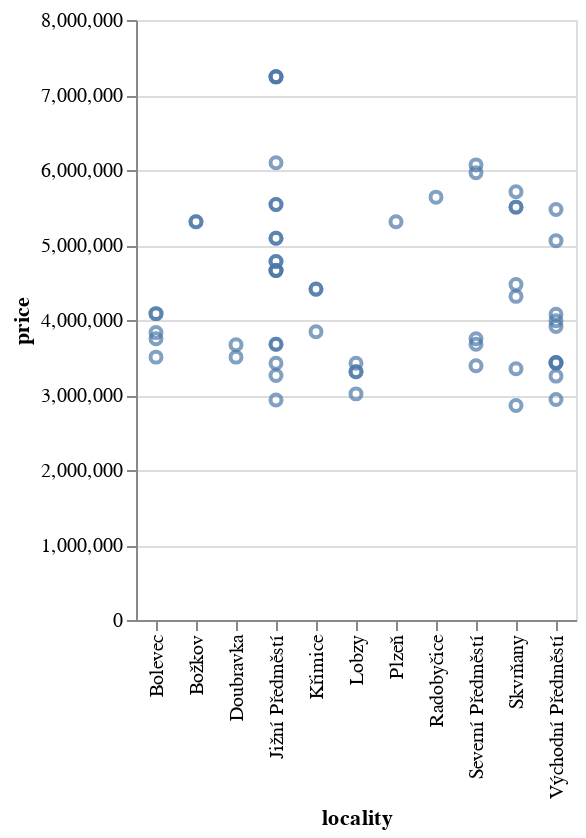

Notebook code cell kept with this figure:
### Code cell
data_3_1_3_kk = data[data["et_type"].isin(["3+1", "3+kk"])]

alt.Chart(data_3_1_3_kk).mark_point().encode(x="locality", y="price")

### Figure 1 — Vega-Lite specification as saved in the notebook (floating-point values rounded to 4 significant figures)
{"config": {"view": {"continuousWidth": 400, "continuousHeight": 300}}, "data": {"name": "data-0d462b68cb28dd3337718d77c3922c3f"}, "mark": "point", "encoding": {"x": {"type": "nominal", "field": "locality"}, "y": {"type": "quantitative", "field": "price"}}, "$schema": "https://vega.github.io/schema/vega-lite/v4.8.1.json", "datasets": {"data-0d462b68cb28dd3337718d77c3922c3f": [{"locality": "Jižní Předměstí", "price": 4661000, "et_type": "3+kk", "size": 67, "company_name": "ERA Estate A. Legal"}, {"locality": "Božkov", "price": 5311000, "et_type": "3+1", "size": 47, "company_name": "Bidli"}, {"locality": "Skvrňany", "price": 5505000, "et_type": "3+kk", "size": 70, "company_name": "Trigema, a.s."}, {"locality": "Jižní Předměstí", "price": 5540000, "et_type": "3+kk", "size": 202, "company_name": null}, {"locality": "Lobzy", "price": 3309000, "et_type": "3+1", "size": 63, "company_name": null}, {"locality": "Jižní Předměstí", "price": 4780000, "et_type": "3+kk", "size": 69, "company_name": null}, {"locality": "Jižní Předměstí", "price": 5090000, "et_type": "3+kk", "size": 132, "company_name": null}, {"locality": "Bolevec", "price": 4085000, "et_type": "3+1", "size": 55, "company_name": null}, {"locality": "Východní Předměstí", "price": 3432000, "et_type": "3+1", "size": 57, "company_name": null}, {"locality": "Jižní Předměstí", "price": 3676000, "et_type": "3+1", "size": 59, "company_name": "MAXIMA REALITY"}, {"locality": "Božkov", "price": 5311000, "et_type": "3+1", "size": 47, "company_name": "Bidli"}, {"locality": "Skvrňany", "price": 5505000, "et_type": "3+kk", "size": 70, "company_name": "Trigema, a.s."}, {"locality": "Jižní Předměstí", "price": 5540000, "et_type": "3+kk", "size": 202, "company_name": null}, {"locality": "Lobzy", "price": 3309000, "et_type": "3+1", "size": 63, "company_name": null}, {"locality": "Jižní Předměstí", "price": 4780000, "et_type": "3+kk", "size": 69, "company_name": null}, {"locality": "Jižní Předměstí", "price": 5090000, "et_type": "3+kk", "size": 132, "company_name": null}, {"locality": "Bolevec", "price": 4085000, "et_type": "3+1", "size": 55, "company_name": null}, {"locality": "Východní Předměstí", "price": 3432000, "et_type": "3+1", "size": 57, "company_name": null}, {"locality": "Jižní Předměstí", "price": 3676000, "et_type": "3+1", "size": 59, "company_name": "MAXIMA REALITY"}, {"locality": "Jižní Předměstí", "price": 7242000, "et_type": "3+kk", "size": 100, "company_name": "ERA Estate A. Legal"}, {"locality": "Doubravka", "price": 3505000, "et_type": "3+1", "size": 64, "company_name": null}, {"locality": "Doubravka", "price": 3669000, "et_type": "3+kk", "size": 58, "company_name": null}, {"locality": "Severní Předměstí", "price": 6068000, "et_type": "3+kk", "size": 165, "company_name": null}, {"locality": "Jižní Předměstí", "price": 6097000, "et_type": "3+kk", "size": 81, "company_name": null}, {"locality": "Jižní Předměstí", "price": 7242000, "et_type": "3+kk", "size": 100, "company_name": null}, {"locality": "Jižní Předměstí", "price": 4661000, "et_type": "3+kk", "size": 67, "company_name": null}, {"locality": "Skvrňany", "price": 2860000, "et_type": "3+1", "size": 53, "company_name": null}, {"locality": "Jižní Předměstí", "price": 2933000, "et_type": "3+1", "size": 54, "company_name": null}, {"locality": "Bolevec", "price": 3750000, "et_type": "3+1", "size": 51, "company_name": "BYTY Západ, s.r.o."}, {"locality": "Jižní Předměstí", "price": 3423000, "et_type": "3+kk", "size": 57, "company_name": null}, {"locality": "Východní Předměstí", "price": 4077000, "et_type": "3+kk", "size": 59, "company_name": null}, {"locality": "Severní Předměstí", "price": 3677000, "et_type": "3+1", "size": 78, "company_name": "Trendy Reality s.r.o."}, {"locality": "Severní Předměstí", "price": 3750000, "et_type": "3+1", "size": 63, "company_name": null}, {"locality": "Východní Předměstí", "price": 5058000, "et_type": "3+kk", "size": 58, "company_name": null}, {"locality": "Skvrňany", "price": 4472000, "et_type": "3+kk", "size": 59, "company_name": "Trigema, a.s."}, {"locality": "Radobyčice", "price": 5638000, "et_type": "3+kk", "size": 65, "company_name": null}, {"locality": "Východní Předměstí", "price": 3252000, "et_type": "3+1", "size": 65, "company_name": "Tode realitní kancelář"}, {"locality": "Bolevec", "price": 3505000, "et_type": "3+1", "size": 58, "company_name": null}, {"locality": "Východní Předměstí", "price": 3423000, "et_type": "3+1", "size": 69, "company_name": "EDEN reality - Michal Mušek"}, {"locality": "Lobzy", "price": 3423000, "et_type": "3+kk", "size": 60, "company_name": null}, {"locality": "Severní Předměstí", "price": 5964000, "et_type": "3+kk", "size": 67, "company_name": null}, {"locality": "Jižní Předměstí", "price": 7242000, "et_type": "3+kk", "size": 100, "company_name": "ERA Estate A. Legal"}, {"locality": "Východní Předměstí", "price": 5474000, "et_type": "3+kk", "size": 71, "company_name": "BOUCHAL reality"}, {"locality": "Východní Předměstí", "price": 3914000, "et_type": "3+1", "size": 67, "company_name": null}, {"locality": "Východní Předměstí", "price": 2941000, "et_type": "3+kk", "size": 44, "company_name": null}, {"locality": "Skvrňany", "price": 5711000, "et_type": "3+kk", "size": 204, "company_name": null}, {"locality": "Skvrňany", "price": 4315000, "et_type": "3+kk", "size": 144, "company_name": null}, {"locality": "Křimice", "price": 3843000, "et_type": "3+kk", "size": 59, "company_name": null}, {"locality": "Jižní Předměstí", "price": 4661000, "et_type": "3+kk", "size": 67, "company_name": "ERA Estate A. Legal"}, {"locality": "Východní Předměstí", "price": 3991000, "et_type": "3+kk", "size": 66, "company_name": null}, {"locality": "Bolevec", "price": 3832000, "et_type": "3+1", "size": 55, "company_name": "Bidli"}, {"locality": "Křimice", "price": 4412000, "et_type": "3+kk", "size": 77, "company_name": null}, {"locality": "Křimice", "price": 4411000, "et_type": "3+kk", "size": 78, "company_name": null}, {"locality": "Lobzy", "price": 3015000, "et_type": "3+1", "size": 54, "company_name": null}, {"locality": "Severní Předměstí", "price": 3390000, "et_type": "3+1", "size": 63, "company_name": "Bidli"}, {"locality": "Skvrňany", "price": 3350000, "et_type": "3+1", "size": 61, "company_name": "REALITNÍ APLIKACE.CZ"}, {"locality": "Plzeň", "price": 5311000, "et_type": "3+kk", "size": 62, "company_name": null}, {"locality": "Jižní Předměstí", "price": 3260000, "et_type": "3+1", "size": 54, "company_name": null}]}}
